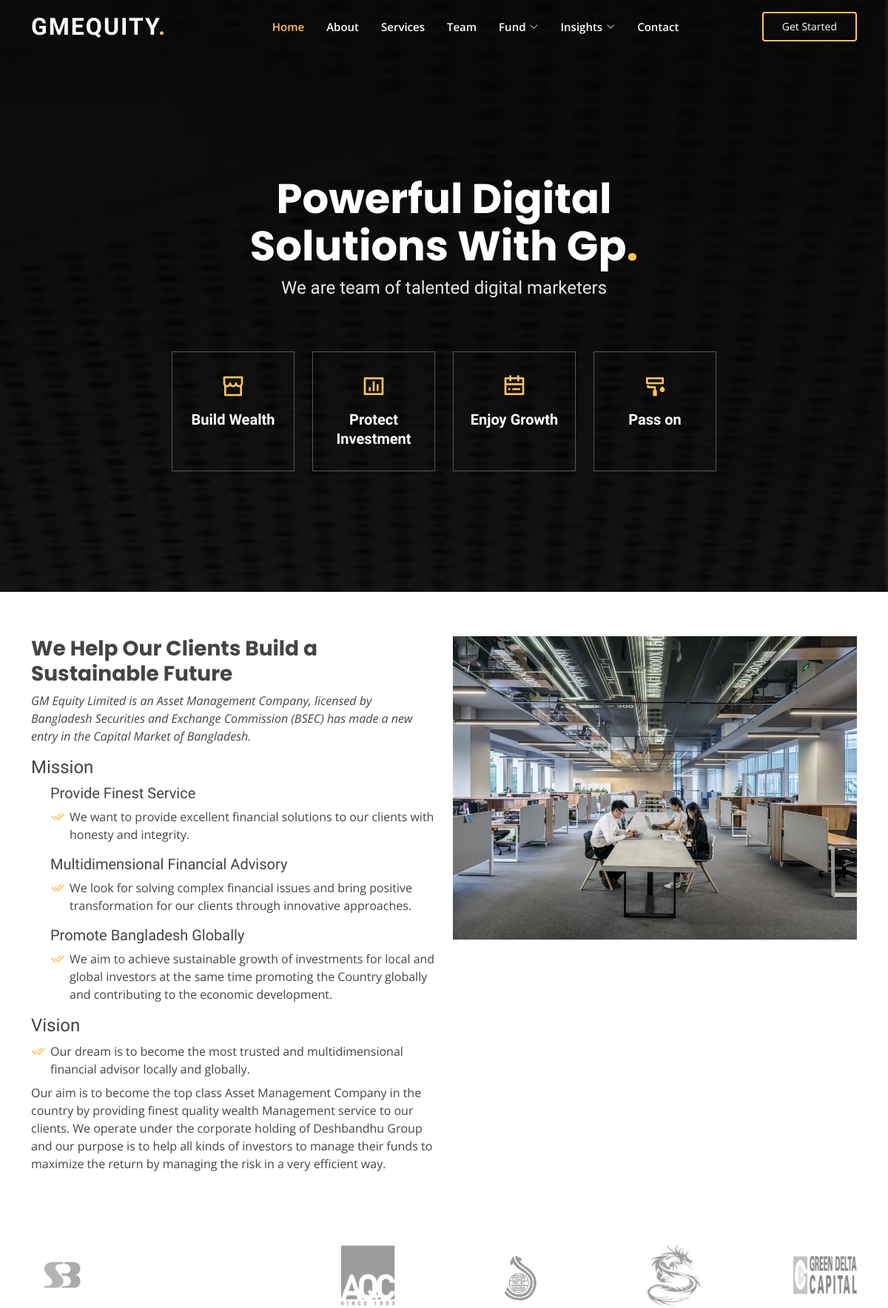
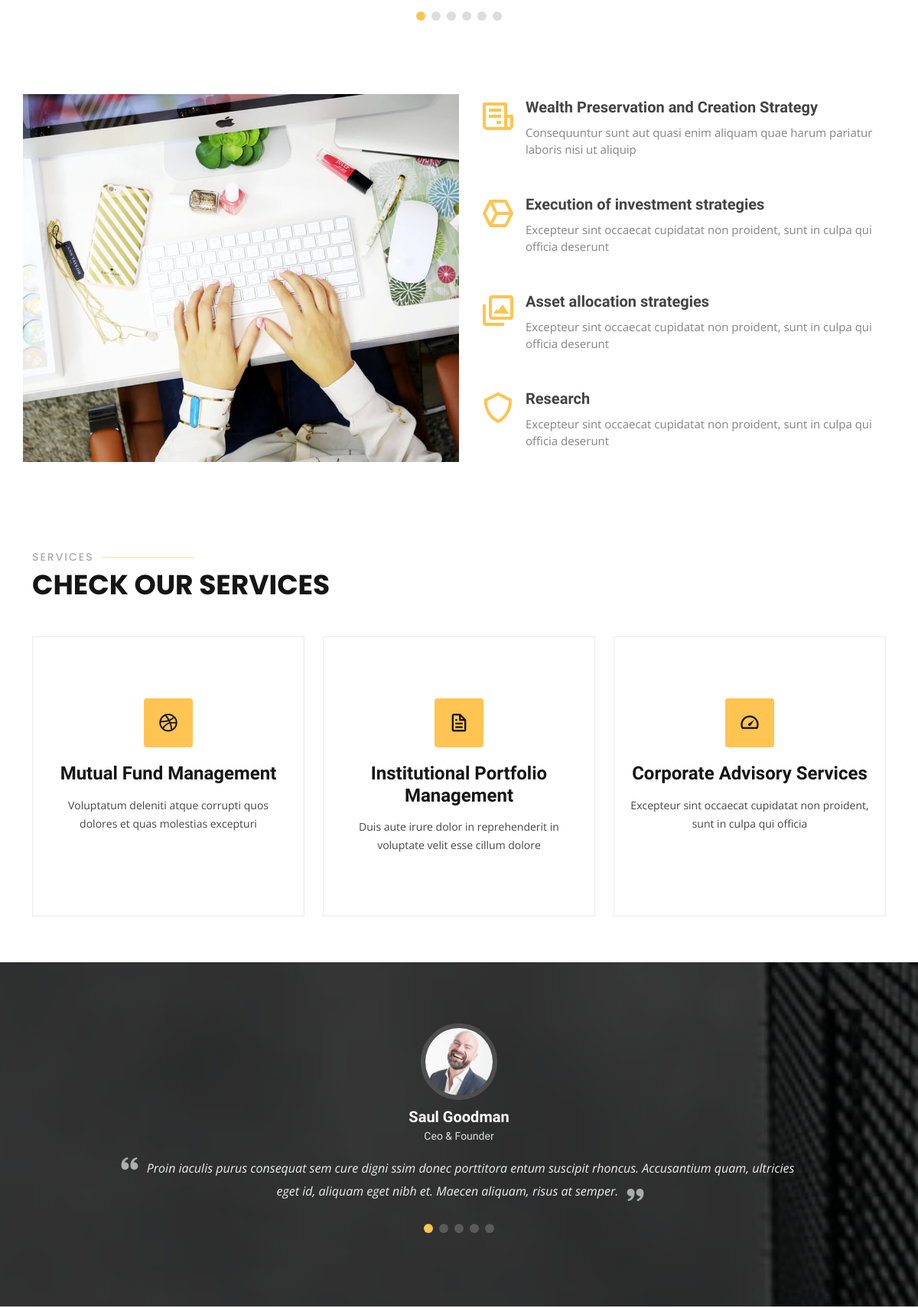
The page / (upper part) on the database its author committed (2 pictures, top to bottom).
### Index/models.py (models this page shows, shortened)
class approach(models.Model):
    name = models.CharField(max_length=50)
    description = RichTextUploadingField()
    css_name = models.CharField(max_length=30)

class partner(models.Model):
    name = models.CharField(max_length=100, blank=False)
    link = models.CharField(max_length=700, blank=False)
    image = models.ImageField(upload_to='partner/', blank=False)

class strategy(models.Model):
    name = models.CharField(max_length=50)
    description = RichTextUploadingField()
    css_name = models.CharField(max_length=30)

class service(models.Model):
    name = models.CharField(max_length=50)
    description = RichTextUploadingField()
    css_name = models.CharField(max_length=30)

### Index/views.py (the view)
# urls.py: path('', views.home,name='home'),
def home(request):
    if request.method == 'POST':
        form = contactForm(request.POST)
        if form.is_valid():
           name = form.cleaned_data['name']
           fromemail = form.cleaned_data['fromemail']
           subject = form.cleaned_data['subject']
           message = form.cleaned_data['message']
           send_mail(subject,message,fromemail,['moshad@sheltechbrokerage.com'])
           aboutdata = about.objects.all()[0]
           sliderdata = slider.objects.all()
           partnerdata = partner.objects.all()
           board_mem = board_member.objects.all()
           approachlist = approach.objects.all()
           servicelist = service.objects.all()
           strategylist = strategy.objects.all()
           financial_Info = financial_info.objects.all()[0]
           form = contactForm()
           context = {
                "about": aboutdata,
                "sliders": sliderdata,
                "partners": partnerdata,
                "board_mem": board_mem,
                "approaches": approachlist,
                "services": servicelist,
                "strategies": strategylist,
                "financial" : financial_Info,
                "form" : form
            }
    else:
        aboutdata = about.objects.all()[0]
        sliderdata = slider.objects.all()
        partnerdata = partner.objects.all()
        board_mem = board_member.objects.all()
        approachlist = approach.objects.all()
        servicelist = service.objects.all()
        strategylist = strategy.objects.all()
        financial_Info = financial_info.objects.all()[0]
        form = contactForm()
        context = {
            "about": aboutdata,
            "sliders": sliderdata,
            "partners": partnerdata,
            "board_mem": board_mem,
            "approaches": approachlist,
            "services": servicelist,
            "strategies": strategylist,
            "financial" : financial_Info,
            "form" : form
        }
    return render(request, "index.html", context)

### templates/index.html (shortened to what this page needs)
{% extends 'layout.html' %} {% block title %} Home Page {% endblock title %}
{% block content %}
{% include 'slider.html' with sliderdata=slider %}
{% include 'header_menu.html' %}
{% load static %}
<main id="main">
    <section id="about" class="about">
      <div class="container" data-aos="fade-up">
        <div class="row">
          <div class="col-lg-6 order-1 order-lg-2" data-aos="fade-left" data-aos-delay="100">
            <img src="{% static 'img/about.jpg' %}" class="img-fluid" alt="">
          </div>
          <div class="col-lg-6 pt-4 pt-lg-0 order-2 order-lg-1 content" data-aos="fade-right" data-aos-delay="100">
            <h3>We Help Our Clients Build a Sustainable Future</h3>
            <p class="fst-italic">
              GM Equity Limited is an Asset Management Company, licensed by Bangladesh Securities and Exchange Commission (BSEC) has made a new entry in the Capital Market of Bangladesh.
            </p>
            <h4>Mission</h4>
            <ul>
             <li><h5>Provide Finest Service</h5>
             <ul>
              <li><i class="ri-check-double-line"></i> We want to provide excellent financial solutions to our clients with honesty and integrity.</li>
            </ul>
            </li>
            <li><h5>Multidimensional Financial Advisory</h5>
             <ul>
              <li><i class="ri-check-double-line"></i> We look for solving complex financial issues and bring positive transformation for our clients through innovative approaches.</li>
            </ul>
            </li>
            <li><h5>Promote Bangladesh Globally</h5>
             <ul>
              <li><i class="ri-check-double-line"></i> We aim to achieve sustainable growth of investments for local and global investors at the same time promoting the Country globally and contributing to the economic development.</li>
            </ul>
            </li>
             <h4>Vision</h4>
             <ul>
              <li><i class="ri-check-double-line"></i> Our dream is to become the most trusted and multidimensional financial advisor locally and globally.</li>
            </ul>
            <p>
              Our aim is to become the top class Asset Management Company in the country by providing finest quality wealth Management service to our clients. We operate under the corporate holding of Deshbandhu Group and our purpose is to help all kinds of investors to manage their funds to maximize the return by managing the risk in a very efficient way.
            </p>
          </div>
        </div>
      </div>
    </section>
    <section id="clients" class="clients">
      <div class="container" data-aos="zoom-in">
        <div class="clients-slider swiper-container">
          <div class="swiper-wrapper align-items-center">
          {% for item in partners %}
            <div class="swiper-slide"><img src="{{item.image.url}}" class="img-fluid" alt=""></div>
          {% endfor %}
          </div>
          <div class="swiper-pagination"></div>
        </div>
      </div>
    </section>
    <section id="features" class="features">
      <div class="container" data-aos="fade-up">
        <div class="row">
          <div class="image col-lg-6" style="background-image: url('/static/img/features.jpg')"; data-aos="fade-right"></div>
          <div class="col-lg-6" data-aos="fade-left" data-aos-delay="100">
          {% for item in strategies %}
            {% if forloop.counter == 1 %}
            <div class="icon-box mt-5 mt-lg-0" data-aos="zoom-in" data-aos-delay="150">
              <i class="{{item.css_name}}"></i>
              <h4>{{item.name}}</h4>
              <p>Consequuntur sunt aut quasi enim aliquam quae harum pariatur laboris nisi ut aliquip</p>
            </div>
            {% else %}
            <div class="icon-box mt-5" data-aos="zoom-in" data-aos-delay="150">
              <i class="{{item.css_name}}"></i>
               <h4>{{item.name}}</h4>
              <p>Excepteur sint occaecat cupidatat non proident, sunt in culpa qui officia deserunt</p>
            </div>
            {% endif %}
          {% endfor %}
          </div>
        </div>
      </div>
    </section>
    <section id="services" class="services">
      <div class="container" data-aos="fade-up">
        <div class="section-title">
          <h2>Services</h2>
          <p>Check our Services</p>
        </div>
        <div class="row">
            {% for item in services %}
            {% if forloop.counter == 1 %}
              <div class="col-lg-4 col-md-6 d-flex align-items-stretch" data-aos="zoom-in" data-aos-delay="100">
                <div class="icon-box">
                  <div class="icon"><i class="{{item.css_name}}"></i></div>
                  <h4><a href="{% url 'service-single' item.id %}">{{item.name}}</a></h4>
                  <p>Voluptatum deleniti atque corrupti quos dolores et quas molestias excepturi</p>
                </div>
              </div>
            {% elif forloop.counter == 2 %}
              <div class="col-lg-4 col-md-6 d-flex align-items-stretch mt-4 mt-md-0" data-aos="zoom-in" data-aos-delay="200">
                <div class="icon-box">
                  <div class="icon"><i class="{{item.css_name}}"></i></div>
                  <h4><a href="{% url 'service-single' item.id %}">{{item.name}}</a></h4>
                  <p>Duis aute irure dolor in reprehenderit in voluptate velit esse cillum dolore</p>
                </div>
            </div>
            {% elif forloop.counter == 3 %}
               <div class="col-lg-4 col-md-6 d-flex align-items-stretch mt-4 mt-lg-0" data-aos="zoom-in" data-aos-delay="300">
                  <div class="icon-box">
                    <div class="icon"><i class="{{item.css_name}}"></i></div>
                    <h4><a href="{% url 'service-single' item.id %}">{{item.name}}</a></h4>
                    <p>Excepteur sint occaecat cupidatat non proident, sunt in culpa qui officia</p>
                  </div>
               </div>
            {% endif %}
            {% endfor %}
          </div>
      </div>
    </section>
    <section id="testimonials" class="testimonials">
      <div class="container" data-aos="zoom-in">
        <div class="testimonials-slider swiper-container" data-aos="fade-up" data-aos-delay="100">
          <div class="swiper-wrapper">
            <div class="swiper-slide">
              <div class="testimonial-item">
                <img src="assets/img/testimonials/testimonials-1.jpg" class="testimonial-img" alt="">
                <h3>Saul Goodman</h3>
                <h4>Ceo &amp; Founder</h4>
                <p>
                  <i class="bx bxs-quote-alt-left quote-icon-left"></i>
                  Proin iaculis purus consequat sem cure digni ssim donec porttitora entum suscipit rhoncus. Accusantium quam, ultricies eget id, aliquam eget nibh et. Maecen aliquam, risus at semper.
                  <i class="bx bxs-quote-alt-right quote-icon-right"></i>
                </p>
              </div>
            </div>
          </div>
          <div class="swiper-pagination"></div>
        </div>
      </div>
    </section>
</main>
    {% endblock content %}

### templates/slider.html
{% load static %}
  <section id="hero" class="d-flex align-items-center justify-content-center">
    <div class="container" data-aos="fade-up">
      <div class="row justify-content-center" data-aos="fade-up" data-aos-delay="150">
        <div class="col-xl-6 col-lg-8">
          <h1>Powerful Digital Solutions With Gp<span>.</span></h1>
          <h2>We are team of talented digital marketers</h2>
        </div>
      </div>
      <div class="row gy-4 mt-5 justify-content-center" data-aos="zoom-in" data-aos-delay="250">
        {% for item in approaches %}
            <div class="col-xl-2 col-md-4">
            <div class="icon-box">
                <i class="{{item.css_name}}"></i>
                <h3><a href="{% url 'approach-single' item.id %}">{{item.name}}</a></h3>
            </div>
            </div>
       {% endfor %}
      </div>
    </div>
  </section>

### rows shown on the page
approach: name "Build Wealth"
approach: name "Protect Investment"
approach: name "Enjoy Growth"
approach: name "Pass on"
partner: image (picture)
partner: image (picture)
partner: image (picture)
partner: image (picture)
partner: image (picture)
strategy: name "Wealth Preservation and Creation Strategy"
strategy: name "Execution of investment strategies"
strategy: name "Asset allocation strategies"
strategy: name "Research"
service: name "Mutual Fund Management"
service: name "Institutional Portfolio Management"
service: name "Corporate Advisory Services"
